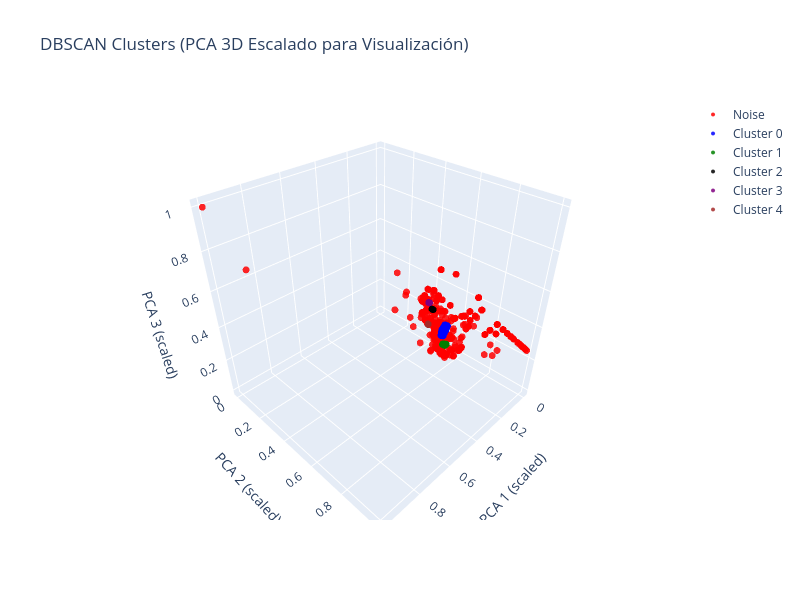

The notebook cell saved with this chart:
### Code cell
# ==========================
# 1.1) ESCALAR PCA SOLO PARA VISUALIZAR
# ==========================
scaler_vis = MinMaxScaler()
X_pca_vis = scaler_vis.fit_transform(X_pca)

# ==========================
# 2) Preparar clusters
# ==========================
clusters = df_reduced['cluster'].values
unique_clusters = np.unique(clusters)

# ==========================
# 3) Crear figura interactiva
# ==========================
fig = go.Figure()
colors = ['red', 'blue', 'green', 'black', 'purple', 'brown',
          'pink', 'gray', 'cyan', 'magenta']

for i, cluster in enumerate(unique_clusters):
    cluster_mask = clusters == cluster
    label = f"Cluster {cluster}" if cluster != -1 else "Noise"

    fig.add_trace(go.Scatter3d(
        x=X_pca_vis[cluster_mask, 0],
        y=X_pca_vis[cluster_mask, 1],
        z=X_pca_vis[cluster_mask, 2],
        mode='markers',
        marker=dict(
            size=4,
            color=colors[i % len(colors)],
            opacity=0.85
        ),
        name=label
    ))

# ==========================
# 4) Layout
# ==========================
fig.update_layout(
    title="DBSCAN Clusters (PCA 3D Escalado para Visualización)",
    scene=dict(
        xaxis_title='PCA 1 (scaled)',
        yaxis_title='PCA 2 (scaled)',
        zaxis_title='PCA 3 (scaled)'
    ),
    width=800,
    height=600
)

# ==========================
# 5) Mostrar figura
# ==========================
fig.show()

### Figure 1 — Plotly figure (JSON) as saved in the notebook; plotly's stock layout.template omitted (floating-point values rounded to 4 significant figures; data arrays with more than 128 entries replaced by an {"elided": "..."} marker saying what was removed)
{"data": [{"marker": {"color": "red", "opacity": 0.85, "size": 4}, "mode": "markers", "name": "Noise", "type": "scatter3d", "x": {"elided": "3452 float values"}, "y": {"elided": "3452 float values"}, "z": {"elided": "3452 float values"}}, {"marker": {"color": "blue", "opacity": 0.85, "size": 4}, "mode": "markers", "name": "Cluster 0", "type": "scatter3d", "x": {"elided": "10322 float values"}, "y": {"elided": "10322 float values"}, "z": {"elided": "10322 float values"}}, {"marker": {"color": "green", "opacity": 0.85, "size": 4}, "mode": "markers", "name": "Cluster 1", "type": "scatter3d", "x": {"elided": "5126 float values"}, "y": {"elided": "5126 float values"}, "z": {"elided": "5126 float values"}}, {"marker": {"color": "black", "opacity": 0.85, "size": 4}, "mode": "markers", "name": "Cluster 2", "type": "scatter3d", "x": {"elided": "716 float values"}, "y": {"elided": "716 float values"}, "z": {"elided": "716 float values"}}, {"marker": {"color": "purple", "opacity": 0.85, "size": 4}, "mode": "markers", "name": "Cluster 3", "type": "scatter3d", "x": {"elided": "384 float values"}, "y": {"elided": "384 float values"}, "z": {"elided": "384 float values"}}, {"marker": {"color": "brown", "opacity": 0.85, "size": 4}, "mode": "markers", "name": "Cluster 4", "type": "scatter3d", "x": {"elided": "386 float values"}, "y": {"elided": "386 float values"}, "z": {"elided": "386 float values"}}], "layout": {"height": 600, "scene": {"xaxis": {"title": {"text": "PCA 1 (scaled)"}}, "yaxis": {"title": {"text": "PCA 2 (scaled)"}}, "zaxis": {"title": {"text": "PCA 3 (scaled)"}}}, "title": {"text": "DBSCAN Clusters (PCA 3D Escalado para Visualización)"}, "width": 800}}
